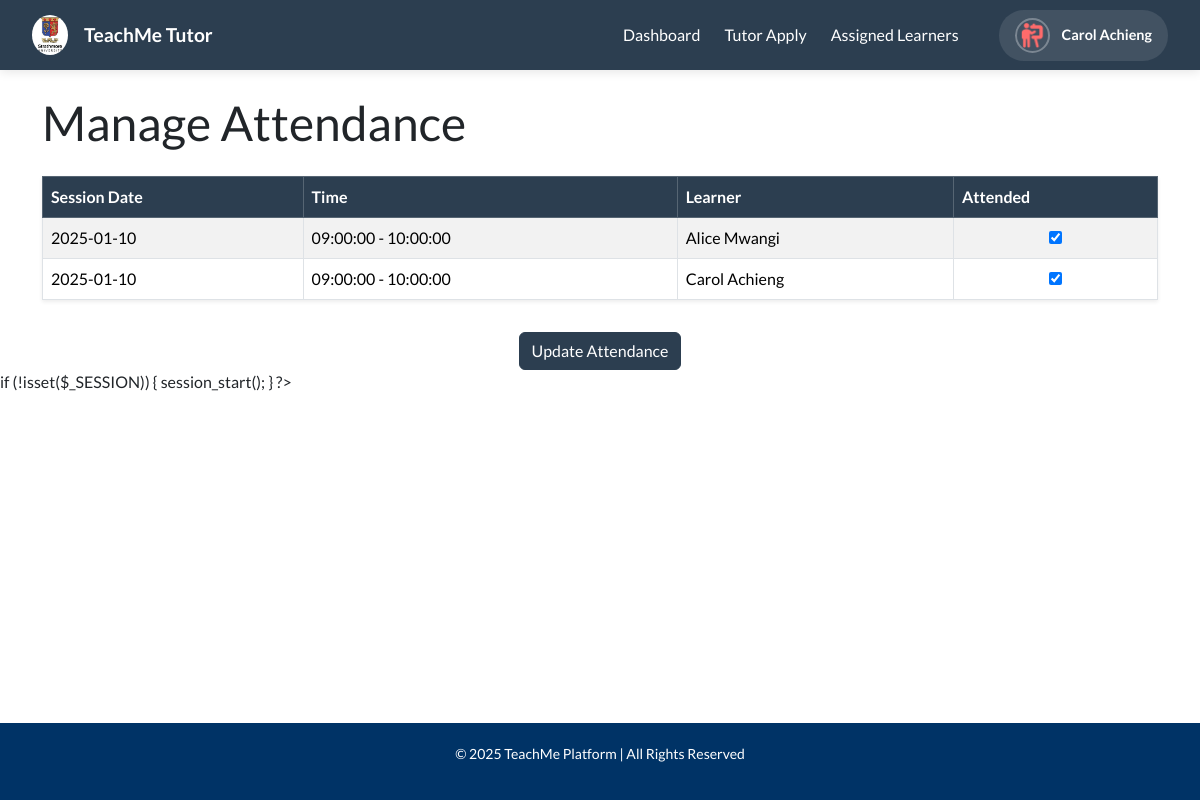
Page /modules/tutor/attendance.php (signed in) on the committed database.
### tables this page shows
CREATE TABLE session_attendance (
    attendance_id INT AUTO_INCREMENT PRIMARY KEY,
    session_id INT NOT NULL,
    user_id INT NOT NULL,
    attended BOOLEAN DEFAULT FALSE,
    FOREIGN KEY (session_id) REFERENCES sessions(session_id) ON DELETE CASCADE,
    FOREIGN KEY (user_id) REFERENCES users(user_id)
);

CREATE TABLE sessions (
    session_id INT AUTO_INCREMENT PRIMARY KEY,
    request_id INT NOT NULL,
    tutor_id INT NOT NULL,
    learner_id INT NOT NULL,
    session_date DATE NOT NULL,
    start_time TIME NOT NULL,
    end_time TIME NOT NULL,
    status ENUM('scheduled','completed','cancelled') DEFAULT 'scheduled',
    FOREIGN KEY (request_id) REFERENCES learning_requests(request_id),
    FOREIGN KEY (tutor_id) REFERENCES tutor(tutor_id),
    FOREIGN KEY (learner_id) REFERENCES users(user_id)
);

CREATE TABLE users (
    user_id INT AUTO_INCREMENT PRIMARY KEY,
    student_id VARCHAR(20) NULL,
    email VARCHAR(100) UNIQUE NOT NULL,
    password_hash VARCHAR(255) NOT NULL,
    user_name VARCHAR(50),
    phone VARCHAR(20),
    role ENUM('learner','tutor','admin') NOT NULL,
    is_active BOOLEAN DEFAULT TRUE,
    date_joined DATETIME DEFAULT CURRENT_TIMESTAMP
);

### modules/tutor/attendance.php (the view, shortened to what this page needs)
<?php
require_once('../../database/conf.php');
$tutor_id = $_SESSION['user_id'];
$sess_stmt = $conn->prepare("
    SELECT s.session_id, s.session_date, s.start_time, s.end_time, u.user_id AS learner_id, u.user_name, sa.attendance_id, sa.attended
    FROM sessions s
    JOIN session_attendance sa ON sa.session_id = s.session_id
    JOIN users u ON u.user_id = sa.user_id
    WHERE s.tutor_id = ?
    ORDER BY s.session_date DESC, s.start_time ASC
");
$sess_stmt->bind_param("i", $tutor_id);
$sess_stmt->execute();
$sessions = $sess_stmt->get_result();
?>
<!DOCTYPE html>
<html lang="en">
<head>
    <link rel="stylesheet" href="https://cdn.jsdelivr.net/npm/bootswatch@5.3.0/dist/flatly/bootstrap.min.css">
    <link rel="stylesheet" href="../../assets/css/tutor.css">
</head>
<body>
<?php include 'tutor_nav.php'; ?>
<div class="container mt-4">
    <h1 class="mb-4">Manage Attendance</h1>
    <form method="POST">
        <table class="table table-striped table-bordered shadow-sm">
            <thead class="table-primary">
                <tr>
                    <th>Session Date</th>
                    <th>Time</th>
                    <th>Learner</th>
                    <th>Attended</th>
                </tr>
            </thead>
            <tbody>
            <?php if($sessions->num_rows > 0): ?>
                <?php while($s = $sessions->fetch_assoc()): ?>
                    <tr>
                        <td><?= htmlspecialchars($s['session_date']) ?></td>
                        <td><?= htmlspecialchars($s['start_time']) ?> - <?= htmlspecialchars($s['end_time']) ?></td>
                        <td><?= htmlspecialchars($s['user_name']) ?></td>
                        <td class="text-center">
                            <input type="checkbox" name="attendance[<?= $s['attendance_id'] ?>]" value="1"
                                <?= $s['attended'] ? 'checked' : '' ?>>
                        </td>
                    </tr>
                <?php endwhile; ?>
            <?php else: ?>
                <tr>
                    <td colspan="4" class="text-center">No sessions found.</td>
                </tr>
            <?php endif; ?>
            </tbody>
        </table>
        <?php if($sessions->num_rows > 0): ?>
            <div class="text-center">
                <button type="submit" class="btn btn-primary mt-3">Update Attendance</button>
            </div>
        <?php endif; ?>
    </form>
</div>
<?php include '../../includes/footer.php'; ?>
</body>
</html>

### rows in the picture
session_attendance: session.session_date "2025-01-10", session.start_time "09:00:00", session.end_time "10:00:00", user.user_name "Alice Mwangi", attended "☑"
session_attendance: session.session_date "2025-01-10", session.start_time "09:00:00", session.end_time "10:00:00", user.user_name "Carol Achieng", attended "☑"

### other values in the picture
$_SESSION['user_name'] "Carol Achieng"
